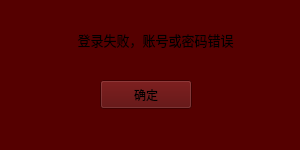
<?xml version="1.0" encoding="UTF-8"?>
<ui version="4.0">
 <class>login_fail_page</class>
 <widget class="QWidget" name="login_fail_page">
  <property name="geometry">
   <rect>
    <x>0</x>
    <y>0</y>
    <width>300</width>
    <height>150</height>
   </rect>
  </property>
  <property name="windowTitle">
   <string>登录失败</string>
  </property>
  <property name="windowIcon">
   <iconset resource="resources.qrc">
    <normaloff>:/icon_rect.png</normaloff>:/icon_rect.png</iconset>
  </property>
  <property name="styleSheet">
   <string notr="true">background-color: rgb(255, 0, 0);
background-color: rgb(255, 85, 0);
background-color: rgb(85, 0, 0);</string>
  </property>
  <widget class="QLabel" name="title">
   <property name="geometry">
    <rect>
     <x>30</x>
     <y>30</y>
     <width>251</width>
     <height>20</height>
    </rect>
   </property>
   <property name="maximumSize">
    <size>
     <width>300</width>
     <height>200</height>
    </size>
   </property>
   <property name="font">
    <font>
     <pointsize>10</pointsize>
    </font>
   </property>
   <property name="toolTip">
    <string>登录失败弹窗</string>
   </property>
   <property name="text">
    <string>登录失败，账号或密码错误</string>
   </property>
   <property name="alignment">
    <set>Qt::AlignCenter</set>
   </property>
  </widget>
  <widget class="QPushButton" name="relogin">
   <property name="geometry">
    <rect>
     <x>100</x>
     <y>80</y>
     <width>92</width>
     <height>29</height>
    </rect>
   </property>
   <property name="layoutDirection">
    <enum>Qt::LeftToRight</enum>
   </property>
   <property name="text">
    <string>确定</string>
   </property>
  </widget>
 </widget>
 <resources>
  <include location="resources.qrc"/>
 </resources>
 <connections/>
</ui>
